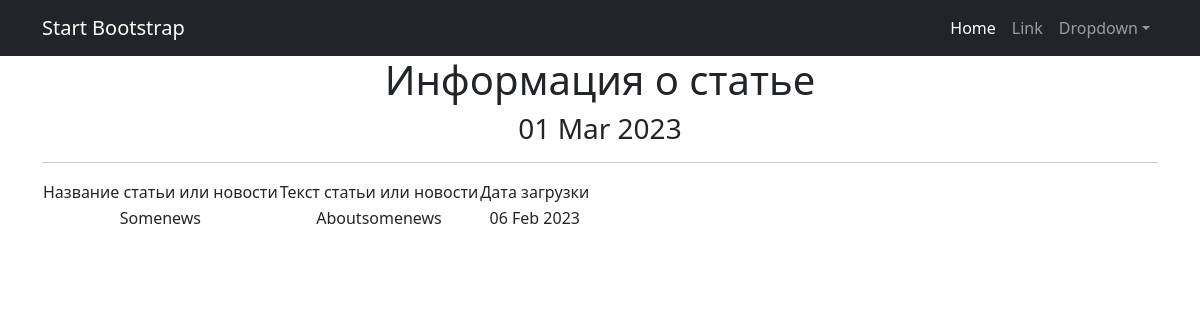
/posts/1, run on the app's committed database.
### news/models.py (models this page shows, shortened)
class Post(models.Model):
    author = models.ForeignKey(Author, on_delete=models.CASCADE)
    NEWS = 'NW'
    ARTICLE = 'AR'
    CATEGORY_CHOICES = (
        (NEWS, "Новость"),
        (ARTICLE, "Статья"),
    )
    categoryType = models.CharField(max_length=2, choices=CATEGORY_CHOICES, default=ARTICLE)
    dateCreation = models.DateTimeField(auto_now_add=True)
    postCategory = models.ManyToManyField(Category, through='PostCategory')
    title = models.CharField(max_length=128)
    text = models.TextField()
    rating = models.SmallIntegerField(default=0)

### news/views.py (the view)
# urls.py: path('<int:pk>', PostDetail.as_view(), name='post_detail'),
class PostDetail(DetailView):
    model = Post
    template_name = 'post.html'
    context_object_name = 'post'
    def get_context_data(self, **kwargs):
        context = super().get_context_data(**kwargs)
        context['time_now'] = datetime.utcnow()
        return context

### news/templatetags/custom_filters.py (called while the page is built)
@register.filter()
def censor(value):
    bad_words = ['idiot', 'stupid', 'donkey', 'Stupid']
    if not isinstance(value, str):
        raise TypeError(f"unresolved type '{type(value)}' expected  type 'str'")
    for word in value.split():
        if word.lower() in bad_words:
            value = value.replace(word, f"{word[0]}{'*' * (len(word) - 1)}")
    return value

### templates/post.html (shortened to what this page needs)
{% extends 'flatpages/default.html' %}
{% load custom_filters %}
{% block content %}
  <h1>Информация о статье</h1>
   <h3>{{ time_now|date:'d M Y' }}</h3>
<hr>
       <table>
           <tr>
               <td>Название статьи или новости</td>
               <td>Текст статьи или новости</td>
               <td>Дата загрузки</td>
           <tr>
               <td>{{ post.title|censor }}</td>
               <td>{{ post.text|censor }}</td>
               <td>{{ post.dateCreation|date:'d M Y ' }}</td>
       </table>
{% endblock content %}

### data on the page
Post: title|censor "Somenews", text|censor "Aboutsomenews", dateCreation "06 Feb 2023"

### other printed values
{{ time_now|date:'d M Y' }} "01 Mar 2023"
